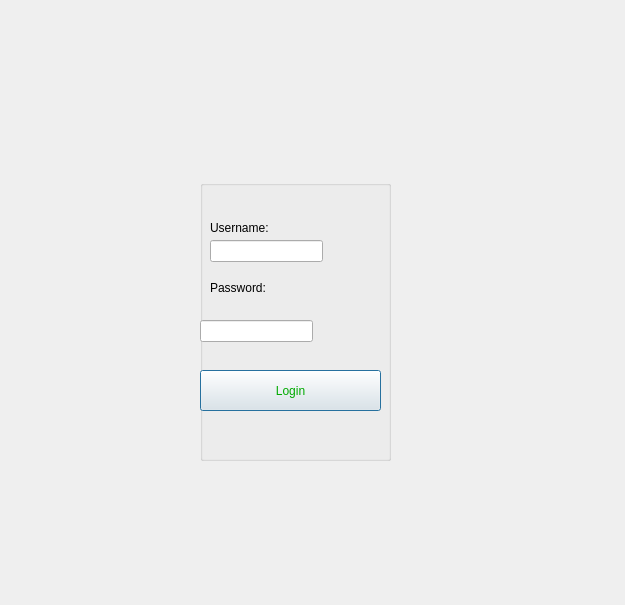
<?xml version="1.0" encoding="UTF-8"?>
<ui version="4.0">
 <class>login</class>
 <widget class="QDialog" name="login">
  <property name="geometry">
   <rect>
    <x>0</x>
    <y>0</y>
    <width>625</width>
    <height>605</height>
   </rect>
  </property>
  <property name="windowTitle">
   <string>Dialog</string>
  </property>
  <property name="styleSheet">
   <string notr="true">background-image: url(:/img/logiin.jpg);</string>
  </property>
  <widget class="QGroupBox" name="groupBox">
   <property name="geometry">
    <rect>
     <x>200</x>
     <y>180</y>
     <width>191</width>
     <height>281</height>
    </rect>
   </property>
   <property name="title">
    <string/>
   </property>
   <widget class="QLabel" name="label">
    <property name="geometry">
     <rect>
      <x>10</x>
      <y>40</y>
      <width>121</width>
      <height>16</height>
     </rect>
    </property>
    <property name="styleSheet">
     <string notr="true">font: 75 14pt &quot;Script MT Bold&quot;;</string>
    </property>
    <property name="text">
     <string>Username:</string>
    </property>
   </widget>
   <widget class="QLabel" name="label_2">
    <property name="geometry">
     <rect>
      <x>10</x>
      <y>100</y>
      <width>111</width>
      <height>16</height>
     </rect>
    </property>
    <property name="styleSheet">
     <string notr="true">font: 75 14pt &quot;Script MT Bold&quot;;</string>
    </property>
    <property name="text">
     <string>Password:</string>
    </property>
   </widget>
   <widget class="QLineEdit" name="lineEdit_username">
    <property name="geometry">
     <rect>
      <x>10</x>
      <y>60</y>
      <width>113</width>
      <height>22</height>
     </rect>
    </property>
   </widget>
   <widget class="QLineEdit" name="lineEdit_pasword">
    <property name="geometry">
     <rect>
      <x>0</x>
      <y>140</y>
      <width>113</width>
      <height>22</height>
     </rect>
    </property>
    <property name="echoMode">
     <enum>QLineEdit::Password</enum>
    </property>
   </widget>
   <widget class="QPushButton" name="pushButton">
    <property name="geometry">
     <rect>
      <x>0</x>
      <y>190</y>
      <width>181</width>
      <height>41</height>
     </rect>
    </property>
    <property name="styleSheet">
     <string notr="true">font: 12pt &quot;Segoe MDL2 Assets&quot;;
color: rgb(0, 170, 0);</string>
    </property>
    <property name="text">
     <string>Login</string>
    </property>
   </widget>
  </widget>
 </widget>
 <resources/>
 <connections/>
</ui>
